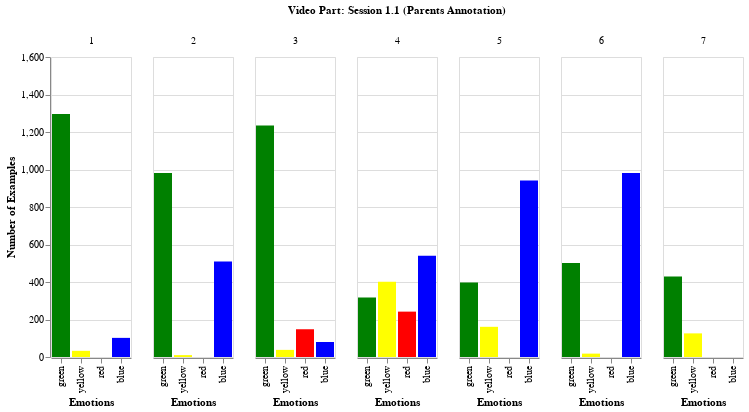

The code cell stored with this chart in its notebook:
### Markdown cell above
# 1.1 P

### Code cell
dataframes_11 = add_video_part_column_to_dataframes(dataframes_11)

dataframes_11_dict = create_whole_session_dict_values(dataframes_11)

df_session_21 = pd.DataFrame(dataframes_11_dict)
print(df_session_21)


# Using pandas function to transform from wide format to long format, so Altair can work better
source_21 = df_session_21.melt("video_part", var_name="emotion_zone", value_name='values')

alt.Chart(source_21).mark_bar().encode(
    alt.X('emotion_zone:N', sort=COLOURS, title='Emotions'),
    alt.Y('values:Q', title='Number of Examples',
         scale=alt.Scale(domain=(0, 1600)),
         ),
    column=alt.Column('video_part:N', title='Video Part: Session 1.1 (Parents Annotation)'),
    color=alt.Color('emotion_zone', scale=alt.Scale(domain=EMOTIONS, range=COLOURS), title='Emotion zones', legend=None)

)

### Figure 1 — Vega-Lite specification as saved in the notebook (floating-point values rounded to 4 significant figures)
{"config": {"view": {"continuousWidth": 400, "continuousHeight": 300}}, "data": {"name": "data-e352e5f957839a7879aeeae1aa65ab60"}, "mark": "bar", "encoding": {"color": {"field": "emotion_zone", "legend": null, "scale": {"domain": ["green", "yellow", "red", "blue"], "range": ["green", "yellow", "red", "blue"]}, "title": "Emotion zones", "type": "nominal"}, "column": {"field": "video_part", "title": "Video Part: Session 1.1 (Parents Annotation)", "type": "nominal"}, "x": {"field": "emotion_zone", "sort": ["green", "yellow", "red", "blue"], "title": "Emotions", "type": "nominal"}, "y": {"field": "values", "scale": {"domain": [0, 1600]}, "title": "Number of Examples", "type": "quantitative"}}, "$schema": "https://vega.github.io/schema/vega-lite/v4.17.0.json", "datasets": {"data-e352e5f957839a7879aeeae1aa65ab60": [{"video_part": 1, "emotion_zone": "green", "values": 1296}, {"video_part": 2, "emotion_zone": "green", "values": 981}, {"video_part": 3, "emotion_zone": "green", "values": 1235}, {"video_part": 4, "emotion_zone": "green", "values": 317}, {"video_part": 5, "emotion_zone": "green", "values": 398}, {"video_part": 6, "emotion_zone": "green", "values": 501}, {"video_part": 7, "emotion_zone": "green", "values": 430}, {"video_part": 1, "emotion_zone": "blue", "values": 102}, {"video_part": 2, "emotion_zone": "blue", "values": 510}, {"video_part": 3, "emotion_zone": "blue", "values": 80}, {"video_part": 4, "emotion_zone": "blue", "values": 540}, {"video_part": 5, "emotion_zone": "blue", "values": 942}, {"video_part": 6, "emotion_zone": "blue", "values": 982}, {"video_part": 7, "emotion_zone": "blue", "values": 0}, {"video_part": 1, "emotion_zone": "yellow", "values": 33}, {"video_part": 2, "emotion_zone": "yellow", "values": 10}, {"video_part": 3, "emotion_zone": "yellow", "values": 38}, {"video_part": 4, "emotion_zone": "yellow", "values": 402}, {"video_part": 5, "emotion_zone": "yellow", "values": 161}, {"video_part": 6, "emotion_zone": "yellow", "values": 18}, {"video_part": 7, "emotion_zone": "yellow", "values": 126}, {"video_part": 1, "emotion_zone": "red", "values": 0}, {"video_part": 2, "emotion_zone": "red", "values": 0}, {"video_part": 3, "emotion_zone": "red", "values": 148}, {"video_part": 4, "emotion_zone": "red", "values": 242}, {"video_part": 5, "emotion_zone": "red", "values": 0}, {"video_part": 6, "emotion_zone": "red", "values": 0}, {"video_part": 7, "emotion_zone": "red", "values": 0}]}}
